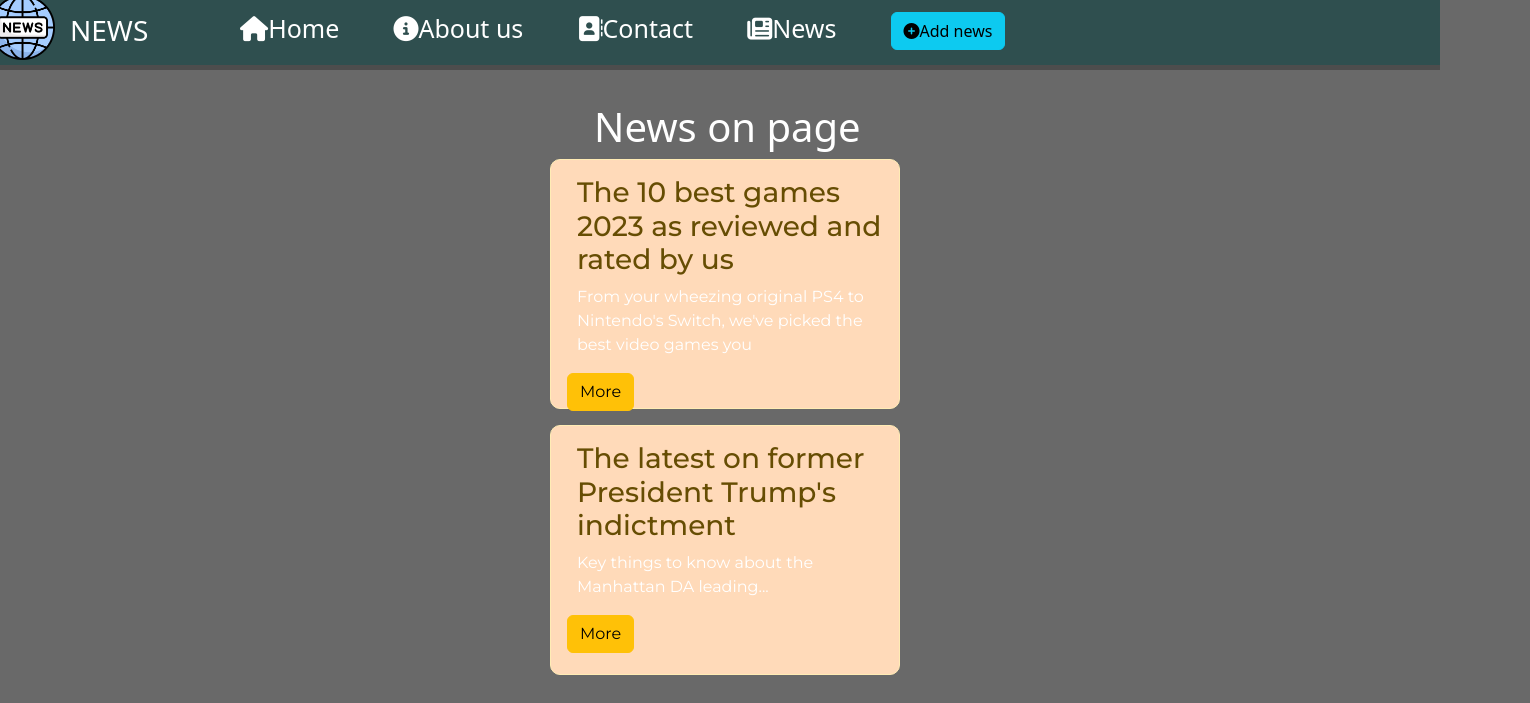
//news, run on the app's committed database.
### news/models.py (models this page shows, shortened)
class Article(models.Model):
    title = models.CharField("Название", max_length=50)
    anons = models.CharField('Анонс', max_length=100)
    full_text = models.TextField('Статья')
    date = models.DateTimeField('Дата публикация')
    class Meta:
        verbose_name = 'Новость'
        verbose_name_plural = 'Новости'

### news/views.py (the view)
# urls.py: path('', news_home, name='news_home'),
def news_home(request):
    news = Article.objects.order_by('date')
    return render(request, 'news/news_home.html', {'news': news})

### news/templates/news/news_home.html (shortened to what this page needs)
{% extends 'home/layout.html' %}
{% block main %}
    <div class="news_main">
        {% if news %}
            <h1 class="news-news">News on page</h1>
            {% for el in news %}
                <div class="alert alert-warning">
                    <h3 class="title-news">{{ el.title }}</h3>
                    <p class="anons-news">{{ el.anons }}</p>
                    <a href="{% url 'news-detail' el.id %}" class="btn btn-warning">More</a>
                </div>
            {% endfor %}
        {% else %}
            <p>Noting in news</p>
        {% endif %}
    </div>
{% endblock %}

### home/static/css/styl.css (style rules this page uses)
html { width: 100%; max-width: 100%; overflow-x: hidden; }
body { background: dimgrey; }
a { text-decoration-line: none; }
.alert-warning { margin-left: 550px; width: 350px; height: 250px; border-radius: 10px; background: peachpuff; font-family: 'Montserrat', sans-serif; }
.title-news, .anons-news { margin-left: 10px; }
.news-news { margin-left: 594px; color: white; }
h1 { color: white; }
p { color: white; }

### data on the page
Article: title "The 10 best games 2023 as reviewed and rated by us", anons "From your wheezing original PS4 to Nintendo's Switch, we've picked the best video games you"
Article: title "The latest on former President Trump's indictment", anons "Key things to know about the Manhattan DA leading..."
